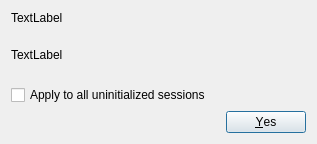
<?xml version="1.0" encoding="UTF-8"?>
<ui version="4.0">
 <class>InitializeSessionDialog</class>
 <widget class="QDialog" name="InitializeSessionDialog">
  <property name="geometry">
   <rect>
    <x>0</x>
    <y>0</y>
    <width>317</width>
    <height>144</height>
   </rect>
  </property>
  <property name="sizePolicy">
   <sizepolicy hsizetype="Fixed" vsizetype="Fixed">
    <horstretch>0</horstretch>
    <verstretch>0</verstretch>
   </sizepolicy>
  </property>
  <property name="minimumSize">
   <size>
    <width>317</width>
    <height>144</height>
   </size>
  </property>
  <property name="maximumSize">
   <size>
    <width>317</width>
    <height>144</height>
   </size>
  </property>
  <property name="windowTitle">
   <string>Uninitialized Session Found</string>
  </property>
  <property name="sizeGripEnabled">
   <bool>false</bool>
  </property>
  <layout class="QVBoxLayout" name="verticalLayout">
   <item>
    <widget class="QLabel" name="titleLabel">
     <property name="text">
      <string>TextLabel</string>
     </property>
     <property name="alignment">
      <set>Qt::AlignLeading|Qt::AlignLeft|Qt::AlignTop</set>
     </property>
    </widget>
   </item>
   <item>
    <widget class="QLabel" name="questionLabel">
     <property name="text">
      <string>TextLabel</string>
     </property>
     <property name="alignment">
      <set>Qt::AlignLeading|Qt::AlignLeft|Qt::AlignTop</set>
     </property>
    </widget>
   </item>
   <item>
    <widget class="QCheckBox" name="applyToAllCheckBox">
     <property name="text">
      <string>Apply to all uninitialized sessions</string>
     </property>
    </widget>
   </item>
   <item>
    <widget class="QDialogButtonBox" name="buttonBox">
     <property name="orientation">
      <enum>Qt::Horizontal</enum>
     </property>
     <property name="standardButtons">
      <set>QDialogButtonBox::Yes</set>
     </property>
    </widget>
   </item>
  </layout>
 </widget>
 <resources/>
 <connections>
  <connection>
   <sender>buttonBox</sender>
   <signal>accepted()</signal>
   <receiver>InitializeSessionDialog</receiver>
   <slot>accept()</slot>
   <hints>
    <hint type="sourcelabel">
     <x>227</x>
     <y>126</y>
    </hint>
    <hint type="destinationlabel">
     <x>157</x>
     <y>143</y>
    </hint>
   </hints>
  </connection>
  <connection>
   <sender>buttonBox</sender>
   <signal>rejected()</signal>
   <receiver>InitializeSessionDialog</receiver>
   <slot>reject()</slot>
   <hints>
    <hint type="sourcelabel">
     <x>295</x>
     <y>132</y>
    </hint>
    <hint type="destinationlabel">
     <x>286</x>
     <y>143</y>
    </hint>
   </hints>
  </connection>
 </connections>
</ui>
